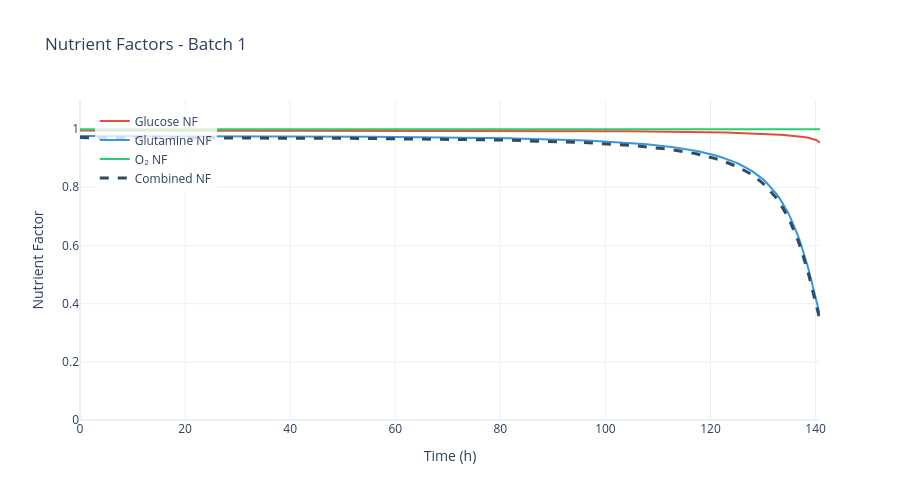

The notebook cell saved with this chart:
### Markdown cell above
## 5. Kinetic-Behavior Figures

Review nutrient limitation, inhibition, kinetic rates, and stoichiometric yields for the selected batch.

### Code cell
# Nutrient limitation factors (Monod terms)
fig = data.plot_nutrient_factors(batch_number=BATCH_NUMBER)
fig.show()

### Figure 1 — Plotly figure (JSON) as saved in the notebook; plotly's stock layout.template omitted (floating-point values rounded to 4 significant figures; data arrays with more than 128 entries replaced by an {"elided": "..."} marker saying what was removed)
{"data": [{"line": {"color": "#E74C3C", "width": 2}, "mode": "lines", "name": "Glucose NF", "type": "scatter", "x": {"elided": "245 float values"}, "y": {"elided": "245 float values"}}, {"line": {"color": "#3498DB", "width": 2}, "mode": "lines", "name": "Glutamine NF", "type": "scatter", "x": {"elided": "245 float values"}, "y": {"elided": "245 float values"}}, {"line": {"color": "#2ECC71", "width": 2}, "mode": "lines", "name": "O₂ NF", "type": "scatter", "x": {"elided": "245 float values"}, "y": {"elided": "245 float values"}}, {"line": {"color": "#34495E", "dash": "dash", "width": 3}, "mode": "lines", "name": "Combined NF", "type": "scatter", "x": {"elided": "245 float values"}, "y": {"elided": "245 float values"}}], "layout": {"height": 500, "hovermode": "x unified", "legend": {"bgcolor": "rgba(255,255,255,0.8)", "x": 0.02, "y": 0.98}, "title": {"text": "Nutrient Factors - Batch 1"}, "width": 900, "xaxis": {"title": {"text": "Time (h)"}}, "yaxis": {"range": [0, 1.1], "title": {"text": "Nutrient Factor"}}}}
